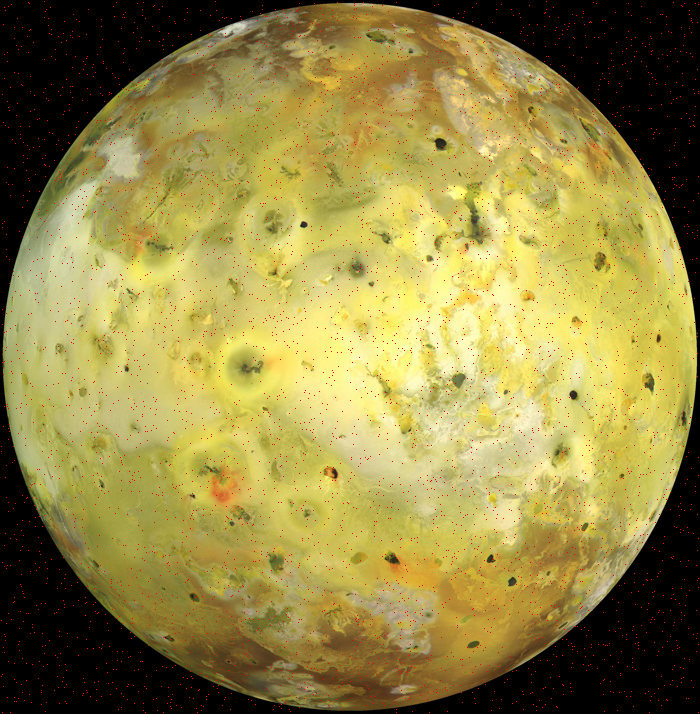
#> input picture module-3/easy_corrupt_io_small.png, 700 x 714 px
$ python pixelfixer.py easy_corrupt_io_small.png
#> lines starting #> are read from the running program, lines starting #| are printed output that depends on the picture; after the words box and inside, x2 and y2 are one past the last pixel; in counts of white or black regions, pixels touching at a corner belong together
#> in _main, I is the input picture: shape (714, 700, 3) float32; mean R, G, B 0.582, 0.533, 0.276
#------------------------------------------------------------------------------
# pixelfixer.py: a command-line utility that fixes red-corrupted pixels in an
# RGB image.
#
# Run with:
#   python pixelfixer.py easy_corrupt_io_small.png
# which writes fixed_easy_corrupt_io_small.png next to the input.
#------------------------------------------------------------------------------
import sys
import numpy as np
from matplotlib.pyplot import imread, imsave


def pixelfix(I):
    """Replace bad pixels with the color averaged from their neighbors.

    Parameters
    ----------
    I : ndarray, shape (M, N, 3)
        A color image array in RGB format, values between 0 and 1.
        A bad pixel has red = 1, green = 0, blue = 0.

    Returns
    -------
    Iq : ndarray, same shape as I
        A copy of the image with the bad pixels fixed.
    """
    Iq = I.copy()

    print(f"I.shape = {I.shape}")
#| I.shape = (714, 700, 3)
    print(f"I.dtype = {I.dtype}")
#| I.dtype = float32

    # True where a pixel is pure red, False everywhere else
    bad = (I[:,:,0] == 1) & (I[:,:,1] == 0) & (I[:,:,2] == 0)
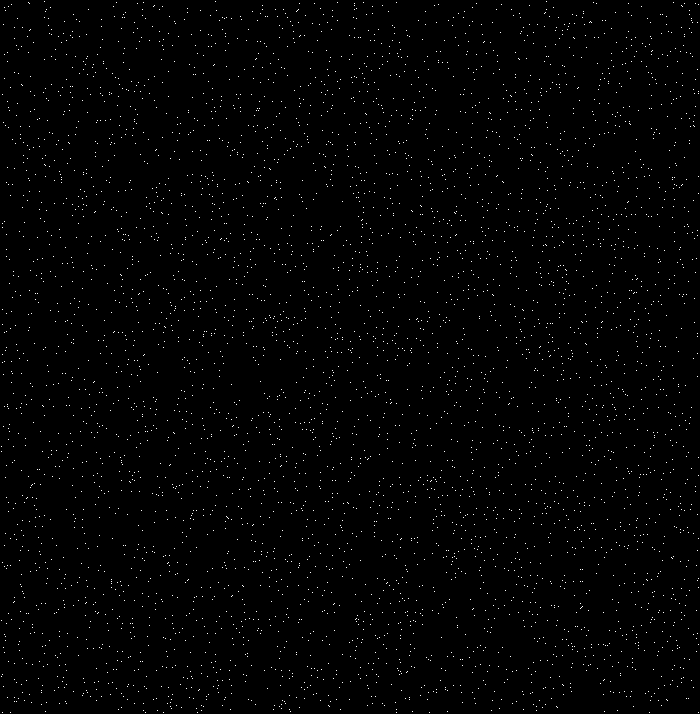
#> bad: shape (714, 700) bool; 0.97% white in thin lines or dots
    print(f"Number of bad pixels: {np.sum(bad)}")
#| Number of bad pixels: 4840

    M, N = I.shape[:2]
#> M = 714; N = 700
    rows, cols = np.nonzero(bad)
#> rows = 4840 values from 1 to 712; cols = 4840 values, max 698 at index 24, min 1 at index 2988, mean 354.5

    # Neighbor positions, clipped so no index wraps (-1) or runs off the end;
    # the masks below remove any clipped values
    r_up    = np.clip(rows - 1, 0, M - 1)
#> r_up = 4840 values from 0 to 711
    r_down  = np.clip(rows + 1, 0, M - 1)
#> r_down = 4840 values from 2 to 713
    c_left  = np.clip(cols - 1, 0, N - 1)
#> c_left = 4840 values, max 697 at index 24, min 0 at index 2988, mean 353.5
    c_right = np.clip(cols + 1, 0, N - 1)
#> c_right = 4840 values, max 699 at index 24, min 2 at index 2988, mean 355.5

    # A neighbor is valid if it's inside the image AND not bad itself
    up_ok    = (rows > 0)     & ~bad[r_up, cols]
    down_ok  = (rows < M - 1) & ~bad[r_down, cols]
    left_ok  = (cols > 0)     & ~bad[rows, c_left]
    right_ok = (cols < N - 1) & ~bad[rows, c_right]

    up    = I[r_up, cols, :3]
    down  = I[r_down, cols, :3]
    left  = I[rows, c_left, :3]
    right = I[rows, c_right, :3]

    # Zero out invalid neighbors, then divide by how many are valid
    total = (up * up_ok[:, None] + down * down_ok[:, None]
             + left * left_ok[:, None] + right * right_ok[:, None])
    count = up_ok.astype(int) + down_ok + left_ok + right_ok
#> count = 4840 values from 4 to 4

    # Note: count can be 0 if every neighbor is bad or outside the image,
    # which would give nan. None of the three test images have that case.
    Iq[rows, cols, :3] = total / count[:, None]
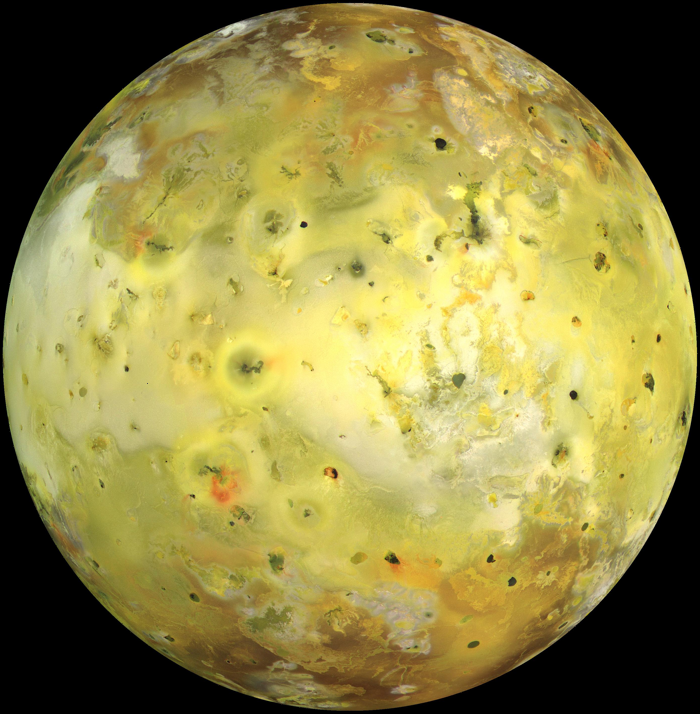
#> Iq: shape (714, 700, 3) float32; 0.97% of pixels changed, all inside (x1, y1, x2, y2) = (1, 1, 699, 713)

    # A pixel counts as changed if any of its channels differ
    changed = np.any(I != Iq, axis=2)
    print(f"Number of changed pixels: {np.sum(changed)}")
#| Number of changed pixels: 4840

    return Iq


def _main():
    image_file = sys.argv[1]
    I = imread(image_file)
    I = pixelfix(I)
    imsave('fixed_' + image_file, I)
    print(f"Wrote fixed_{image_file}")


if __name__ == '__main__':
    _main()
